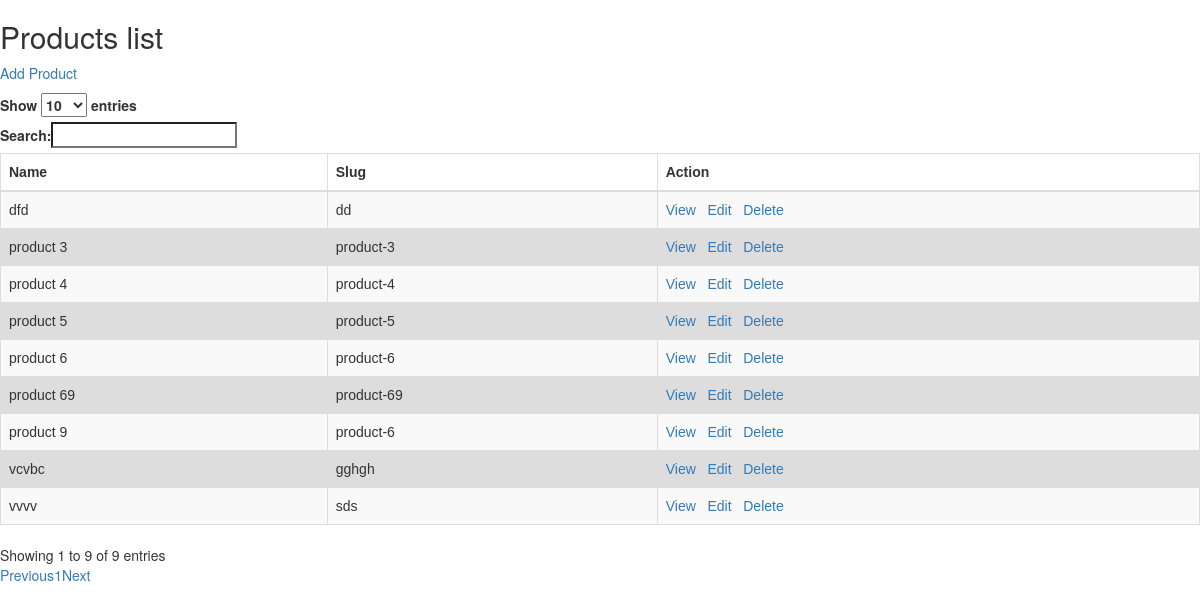
The page / on the database its author committed.
### tables this page shows
CREATE TABLE `products` (
  `id` int(11) NOT NULL,
  `title` varchar(250) NOT NULL,
  `slug` varchar(250) NOT NULL,
  `description` varchar(250) NOT NULL,
  `image` varchar(250) NOT NULL
);

### application/controllers/Products.php (called while the page is built, shortened)
<?php
class Products extends CI_Controller {
	function __construct()
	{
		$this->load->helper('url');
		$this->load->helper('form');
        $this->load->library('form_validation');
        $this->load->library('session');
        $this->load->model('products_model','product');
	}
	public function index()
	{
		$data['products'] = $this->product->getProducts();
		$this->load->view('products/index', $data);
	}
}

### index.php (called while the page is built, shortened)
<?php
require_once BASEPATH.'core/CodeIgniter.php';

### application/models/products_model.php (called while the page is built, shortened)
<?php
class products_model extends CI_Model
{
	public function getProducts(){
		$query=$this->db->get('products');
		if($query->num_rows() > 0){
			return $query->result();
		}else{
			return array();
		}
	}
}
?>

### application/views/products/index.php (the view, shortened to what this page needs)
<!DOCTYPE html>
<html>
<head>
  <link rel="stylesheet" type="text/css" href="https://maxcdn.bootstrapcdn.com/bootstrap/3.3.7/css/bootstrap.min.css">
  <link rel="stylesheet" type="text/css" href="https://cdn.datatables.net/1.10.24/css/dataTables.bootstrap.min.css">
</head>
<body>
<h2>Products list</h2>
<a href='add-product'>Add Product</a>
<table id="example" class="table table-striped table-bordered" style="width:100%">
   <thead>
  <tr>
    <th>Name</th>
    <th>Slug</th>
    <th>Action</th>
  </tr>
</thead>
<tbody>
  <?php if(isset($products) && !empty($products)){
  		foreach ($products as $product) {
  	?>
	  <tr>
	    <td><?php echo ($product->title != '')? $product->title : '--'; ?></td>
	    <td><?php echo ($product->slug != '')? $product->slug : '--'; ?></td>
	    <td><a href='view-product/<?php echo $product->id; ?>'>View</a> &nbsp; <a href='update-product/<?php echo $product->id; ?>'>Edit</a> &nbsp; <a href='delete-product/<?php echo $product->id; ?>' onclick="return confirm('Are you sure you want to delete?');">Delete</a></td>
	  </tr>
	<?php } }else{ ?>
    <tr colspan='4'> No records found!</tr>
  <?php } ?>
  </tbody>
  </table>
</body>
</html>

### application/views/products/index.php (style rules this page uses)
table { font-family: arial, sans-serif; border-collapse: collapse; width: 100%; }
td, th { border: 1px solid #dddddd; text-align: left; padding: 8px; }
tr:nth-child(even) { background-color: #dddddd; }

### rows shown on the page
products: title "product 3", slug "product-3"
products: title "product 4", slug "product-4"
products: title "product 5", slug "product-5"
products: title "product 6", slug "product-6"
products: title "product 9", slug "product-6"
products: title "product 69", slug "product-69"
products: title "vcvbc", slug "gghgh"
products: title "vvvv", slug "sds"
products: title "dfd", slug "dd"
